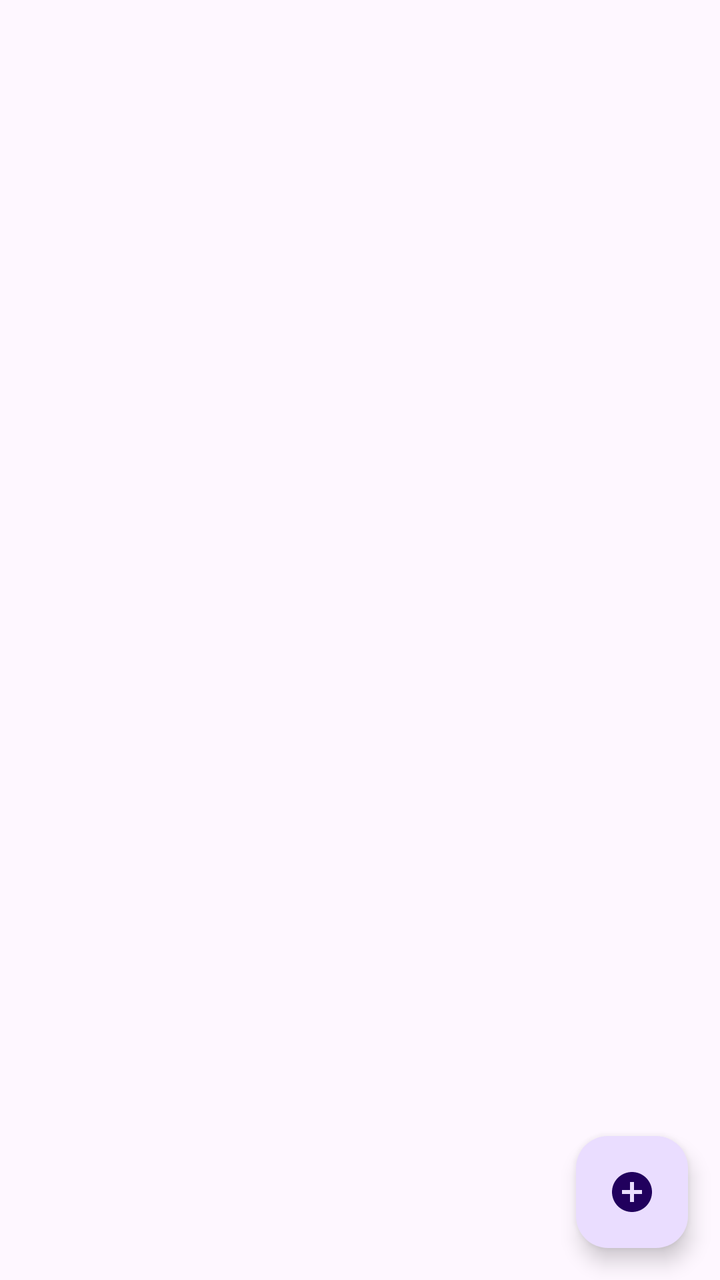
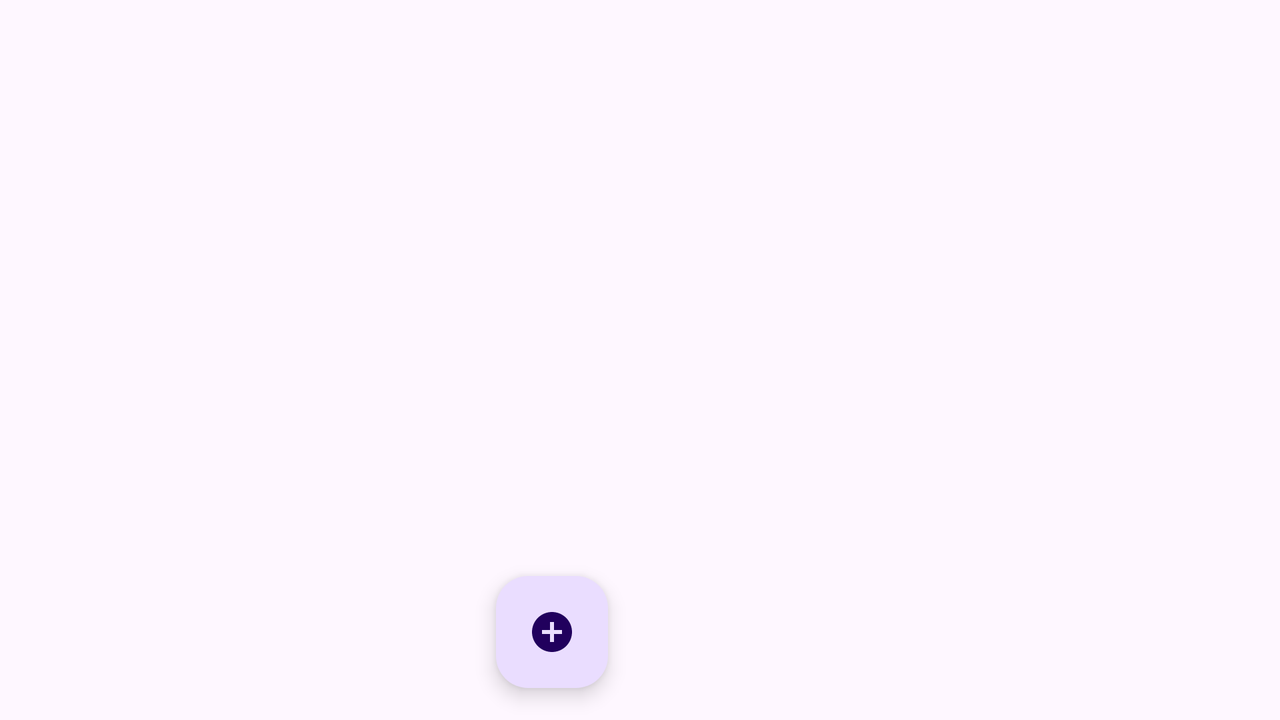

An Android layout and its configuration variant, each rendered on a device that would load it. The default file and the variant file are quoted in full after the pictures.
<!-- AndroidManifest.xml: application theme Theme.AShoppingList -->
<!-- res/layout/activity_main.xml -->
<?xml version="1.0" encoding="utf-8"?>
<androidx.constraintlayout.widget.ConstraintLayout xmlns:android="http://schemas.android.com/apk/res/android"
    xmlns:app="http://schemas.android.com/apk/res-auto"
    xmlns:tools="http://schemas.android.com/tools"
    android:layout_width="match_parent"
    android:layout_height="match_parent"
    tools:context=".presentation.MainActivity">

    <androidx.recyclerview.widget.RecyclerView
        android:id="@+id/shop_list_recycler"
        android:layout_width="0dp"
        android:layout_height="0dp"
        app:layout_constraintBottom_toBottomOf="parent"
        app:layout_constraintTop_toTopOf="parent"
        app:layout_constraintEnd_toEndOf="parent"
        app:layout_constraintStart_toStartOf="parent"
        tools:listitem="@layout/item_shop_enabled"
        app:layoutManager="androidx.recyclerview.widget.LinearLayoutManager"/>
    <com.google.android.material.floatingactionbutton.FloatingActionButton
        android:id="@+id/add_shop_item_btn"
        android:layout_width="wrap_content"
        android:layout_height="wrap_content"
        android:layout_marginEnd="16dp"
        android:layout_marginBottom="16dp"
        android:focusable="true"
        android:clickable="true"
        android:contentDescription="@string/add_new_shop_item"
        app:layout_constraintBottom_toBottomOf="parent"
        app:layout_constraintEnd_toEndOf="parent"
        app:srcCompat="@drawable/ic_add"/>

</androidx.constraintlayout.widget.ConstraintLayout>
<!-- res/layout/item_shop_enabled.xml (included above) -->
<?xml version="1.0" encoding="utf-8"?>
<androidx.cardview.widget.CardView xmlns:android="http://schemas.android.com/apk/res/android"
    android:layout_width="match_parent"
    android:layout_height="wrap_content"
    xmlns:app="http://schemas.android.com/apk/res-auto"
    android:layout_marginStart="8dp"
    android:layout_marginTop="4dp"
    android:layout_marginEnd="8dp"
    android:layout_marginBottom="4dp"
    app:cardElevation="4dp"
    app:cardCornerRadius="4dp"
    app:cardUseCompatPadding="true">
    <LinearLayout
        android:layout_width="match_parent"
        android:layout_height="wrap_content"
        android:background="@android:color/holo_purple"
        android:orientation="horizontal"
        android:padding="16dp">
        <TextView
            android:id="@+id/name_tv"
            android:layout_width="0dp"
            android:layout_height="wrap_content"
            android:layout_weight="1"
            android:textColor="@color/white"
            android:textSize="16sp"
            android:textStyle="bold"
            android:text="@string/example"/>
        <TextView
            android:id="@+id/count_tv"
            android:layout_width="wrap_content"
            android:layout_height="wrap_content"
            android:textSize="16sp"
            android:textColor="@color/white"
            android:textStyle="bold"
            android:text="@string/one"/>
    </LinearLayout>

</androidx.cardview.widget.CardView>
<!-- resources referenced by this layout -->
<resources>
  <!-- drawable ic_add (drawable) -->
  <vector android:height="24dp" android:tint="#00AAFD"
      android:viewportHeight="24" android:viewportWidth="24"
      android:width="24dp" xmlns:android="http://schemas.android.com/apk/res/android">
      <path android:fillColor="@android:color/white" android:pathData="M12,2C6.48,2 2,6.48 2,12s4.48,10 10,10 10,-4.48 10,-10S17.52,2 12,2zM17,13h-4v4h-2v-4L7,13v-2h4L11,7h2v4h4v2z"/>
  </vector>
  <string name="add_new_shop_item">Add new shop item</string>
  <string name="example">Some Text Add</string>
  <string name="one">1</string>
  <style name="Theme.AShoppingList" parent="Base.Theme.AShoppingList" />
  <style name="Base.Theme.AShoppingList" parent="Theme.Material3.DayNight.NoActionBar">
          
          
      </style>
</resources>
<!-- res/layout-land/activity_main.xml (the repository's variant of the layout above) -->
<!-- drawn on the phone turned sideways -->
<?xml version="1.0" encoding="utf-8"?>
<androidx.constraintlayout.widget.ConstraintLayout xmlns:android="http://schemas.android.com/apk/res/android"
    xmlns:app="http://schemas.android.com/apk/res-auto"
    xmlns:tools="http://schemas.android.com/tools"
    android:layout_width="match_parent"
    android:layout_height="match_parent"
    tools:context=".presentation.MainActivity">

    <androidx.recyclerview.widget.RecyclerView
        android:id="@+id/shop_list_recycler"
        android:layout_width="0dp"
        android:layout_height="0dp"
        app:layout_constraintBottom_toBottomOf="parent"
        app:layout_constraintTop_toTopOf="parent"
        app:layout_constraintEnd_toEndOf="@+id/guideline_mid"
        app:layout_constraintStart_toStartOf="parent"
        tools:listitem="@layout/item_shop_enabled"
        app:layoutManager="androidx.recyclerview.widget.LinearLayoutManager"/>
    <com.google.android.material.floatingactionbutton.FloatingActionButton
        android:id="@+id/add_shop_item_btn"
        android:layout_width="wrap_content"
        android:layout_height="wrap_content"
        android:layout_marginEnd="16dp"
        android:layout_marginBottom="16dp"
        android:focusable="true"
        android:clickable="true"
        android:contentDescription="@string/add_new_shop_item"
        app:layout_constraintBottom_toBottomOf="parent"
        app:layout_constraintEnd_toEndOf="@+id/guideline_mid"
        app:srcCompat="@drawable/ic_add"/>

    <androidx.constraintlayout.widget.Guideline
        android:id="@+id/guideline_mid"
        android:layout_width="wrap_content"
        android:layout_height="wrap_content"
        android:orientation="vertical"
        app:layout_constraintGuide_percent="0.5" />
    <androidx.fragment.app.FragmentContainerView
        android:id="@+id/shop_item_container"
        android:layout_width="0dp"
        android:layout_height="match_parent"
        app:layout_constraintStart_toStartOf="@+id/guideline_mid"
        app:layout_constraintEnd_toEndOf="parent"/>

</androidx.constraintlayout.widget.ConstraintLayout>
